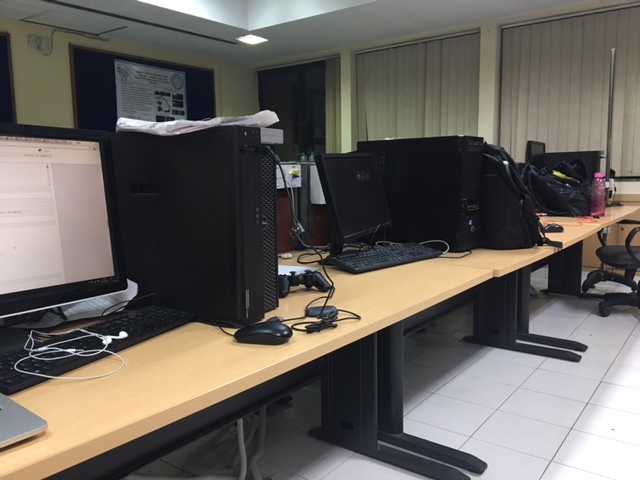
#> input picture Image/template.JPG, 640 x 480 px, found by its file name
$ python lk.py   (Python 2 division)   (older library calls are emulated)
#> lines starting #> are read from the running program, lines starting #| are printed output that depends on the picture
import numpy as np
import cv2

# [37 lines of commented-out code are left out]


template = cv2.imread('template.JPG')
#> template is the input picture: shape (480, 640, 3); mean B, G, R 92.9, 98.6, 104.1
template = cv2.cvtColor(template, cv2.COLOR_BGR2GRAY)
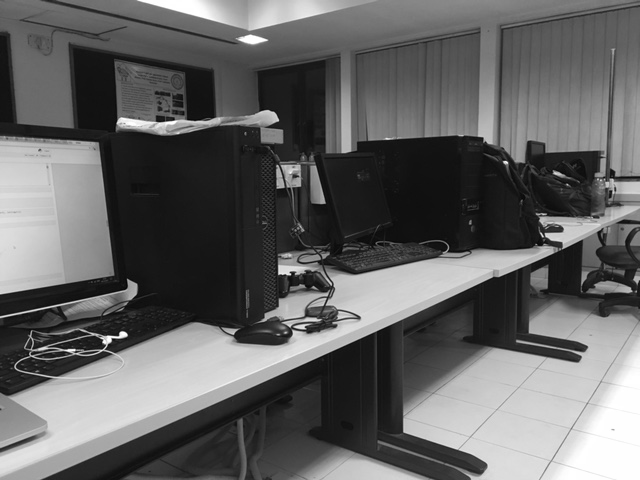
#> template: shape (480, 640); min 2, max 255, mean 99.6
target_img = cv2.imread('target.JPG')
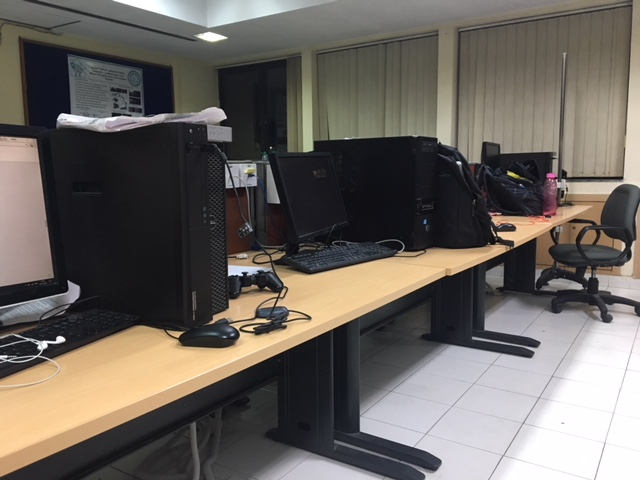
#> input picture Image/target.JPG, 640 x 480 px, found by its file name
#> target_img is the input picture: shape (480, 640, 3); mean B, G, R 95.1, 100.7, 106.7
target_img = cv2.cvtColor(target_img, cv2.COLOR_BGR2GRAY)
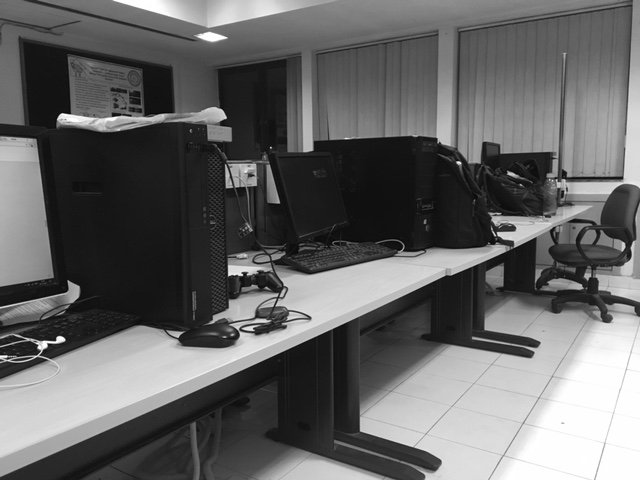
#> target_img: shape (480, 640); min 1, max 255, mean 101.9
template = template.astype('float32')
target_img = target_img.astype('float32')
print "Read"


print np.shape(template)
#| (480, 640)
print np.shape(target_img)
#| (480, 640)
# template = np.arange(5000).reshape([100, 50]).astype('float')
dtdx = cv2.Sobel(template, cv2.CV_32F, 1, 0)
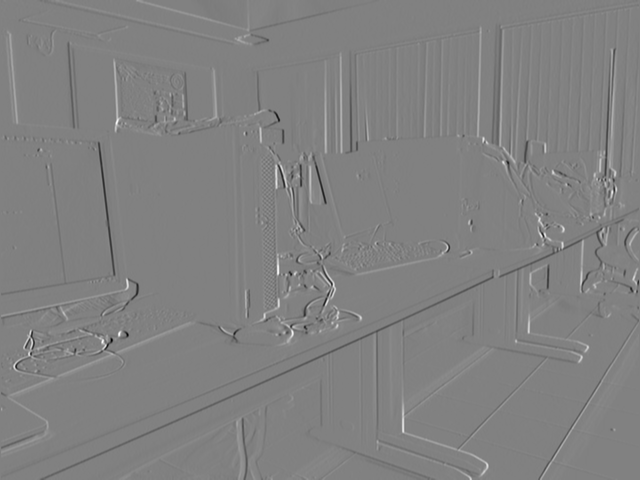
#> dtdx: shape (480, 640) float32; min -846, max 824, mean 0.5; drawn with min black and max white
dtdy = cv2.Sobel(template, cv2.CV_32F, 0, 1)
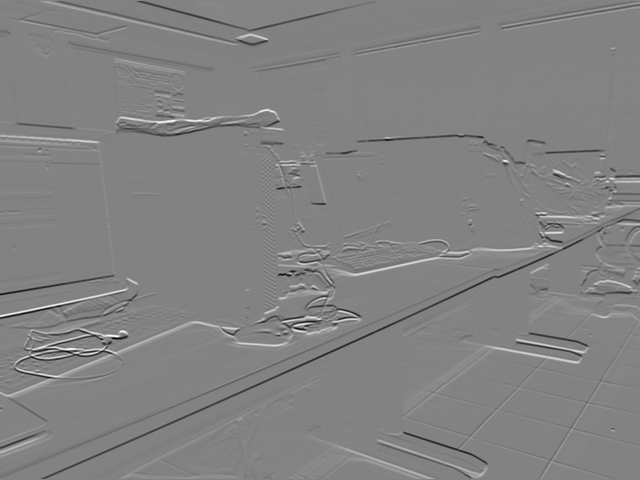
#> dtdy: shape (480, 640) float32; min -941, max 898, mean -0.1; drawn with min black and max white
t_h = np.shape(template)[0]
#> t_h = 480
t_w = np.shape(template)[1]
#> t_w = 640
coord = np.indices([t_h, t_w])
# print coord
# print np.shape(coord)
temp = np.copy(coord[0,:,:])
coord[0,:,:] = coord[1,:,:]
coord[1,:,:] = temp
coord  = np.concatenate([coord,np.expand_dims(np.ones([t_h, t_w]), axis =0)], axis=0)
coord = np.moveaxis(coord, 0, -1)
# print coord
temp_matr = np.array([[1,0,0],[0,0,0],[0,1,0],[0,0,0],[0,0,1],[0,0,0]])
temp_matr1 = np.array([[0,0,0],[1,0,0],[0,0,0],[0,1,0],[0,0,0],[0,0,1]])
temp_matr = np.broadcast_to(temp_matr, [t_h, t_w, 6, 3])
temp_matr1 = np.broadcast_to(temp_matr1, [t_h, t_w, 6, 3])
dwdp_0 = np.matmul(temp_matr,np.expand_dims(coord, axis=3))
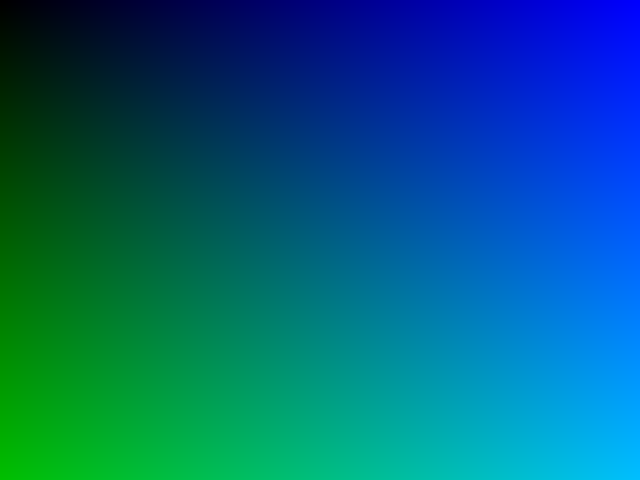
#> coord: shape (480, 640, 3) float64; mean of channels 0, 1, 2 319.5, 239.5, 1; drawn with min black and max white
dwdp_1 = np.matmul(temp_matr1,np.expand_dims(coord, axis=3))
dwdp = np.concatenate([dwdp_1,dwdp_0], axis = 3)
dwdp = np.transpose(dwdp, (0,1,3,2))
# print dwdp
delt = np.stack([dtdy, dtdx], axis=2)
delt = np.expand_dims(delt, axis=2)
# print np.shape(delt)
sdi = np.matmul(delt, dwdp)
# print dwdp
print sdi
#> (printed output is left out)
print sdi.shape
#| (480, 640, 1, 6)
# print np.shape(sdi)
hessian = np.matmul(np.transpose(sdi, (0,1,3,2)), sdi)
hessian = np.sum(hessian, axis = 0)
hessian = np.sum(hessian, axis=0)
#> hessian = [[1.27e+14, 1.08e+13, 6.91e+13, 9.26e+12, 2.91e+11, 3.18e+10], [1.08e+13, 2.92e+14, 9.26e+12, 1.86e+14, 3.18e+10, 7.06e+11], [6.91e+13, 9.26e+12, 6.16e+13, 2.01e+13, 2.11e+11, 5.81e+10], [9.26e+12, 1.86e+14, 2.01e+13, 2.15e+14, 5.81e+10, 6.72e+11], [2.91e+11, 3.18e+10, 2.11e+11, 5.81e+10, 867414362, 157052450], [3.18e+10, 7.06e+11, 5.81e+10, 6.72e+11, 157052450, 2.47e+09]]
hessian_inv = np.linalg.inv(hessian)
#> hessian_inv = [[3.53e-14, -1.92e-15, 4.29e-15, 4.6e-15, -1.3e-11, -4.26e-13], [-1.92e-15, 1.15e-14, 4.37e-15, 1.54e-15, -2.62e-13, -3.77e-12], [4.29e-15, 4.37e-15, 1.02e-13, -7.47e-16, -2.61e-11, -1.84e-12], [4.6e-15, 1.54e-15, -7.47e-16, 3.2e-14, -1.92e-12, -9.06e-12], [-1.3e-11, -2.62e-13, -2.61e-11, -1.92e-12, 1.19e-08, 6.21e-10], [-4.26e-13, -3.77e-12, -1.84e-12, -9.06e-12, 6.21e-10, 3.95e-09]]
# print hessian_inv
d = np.array([1,0,0,1,0,0]).astype('float32')
i=1
warpt = np.ones(np.shape(template))
update = np.ones([6, 1])
# print template.shape
# exit(1)
print "Entering"
i=0
# print np.linalg.norm(update, axis = 0)
while np.linalg.norm(update, axis = 0) > 0.001:
	warpt = cv2.warpAffine(target_img, np.transpose(np.reshape(d,[3,2])), (template.shape[1],template.shape[0]))
	np.savetxt("lost2.csv",warpt,delimiter=',')
	error = warpt - template
	expr = np.sum(np.sum(np.matmul(np.transpose(sdi, (0,1,3,2)), np.expand_dims(np.expand_dims(error, axis=-1),axis=-1)), axis=0), axis=0)
	# print np.matmul(np.transpose(sdi, (0,1,3,2)), np.expand_dims(np.expand_dims(error, axis=-1),axis=-1))
	# print expr
	print np.expand_dims(np.expand_dims(error, axis=-1),axis=-1).shape
#> (the run stopped early here; a loop or call above may not have finished)
